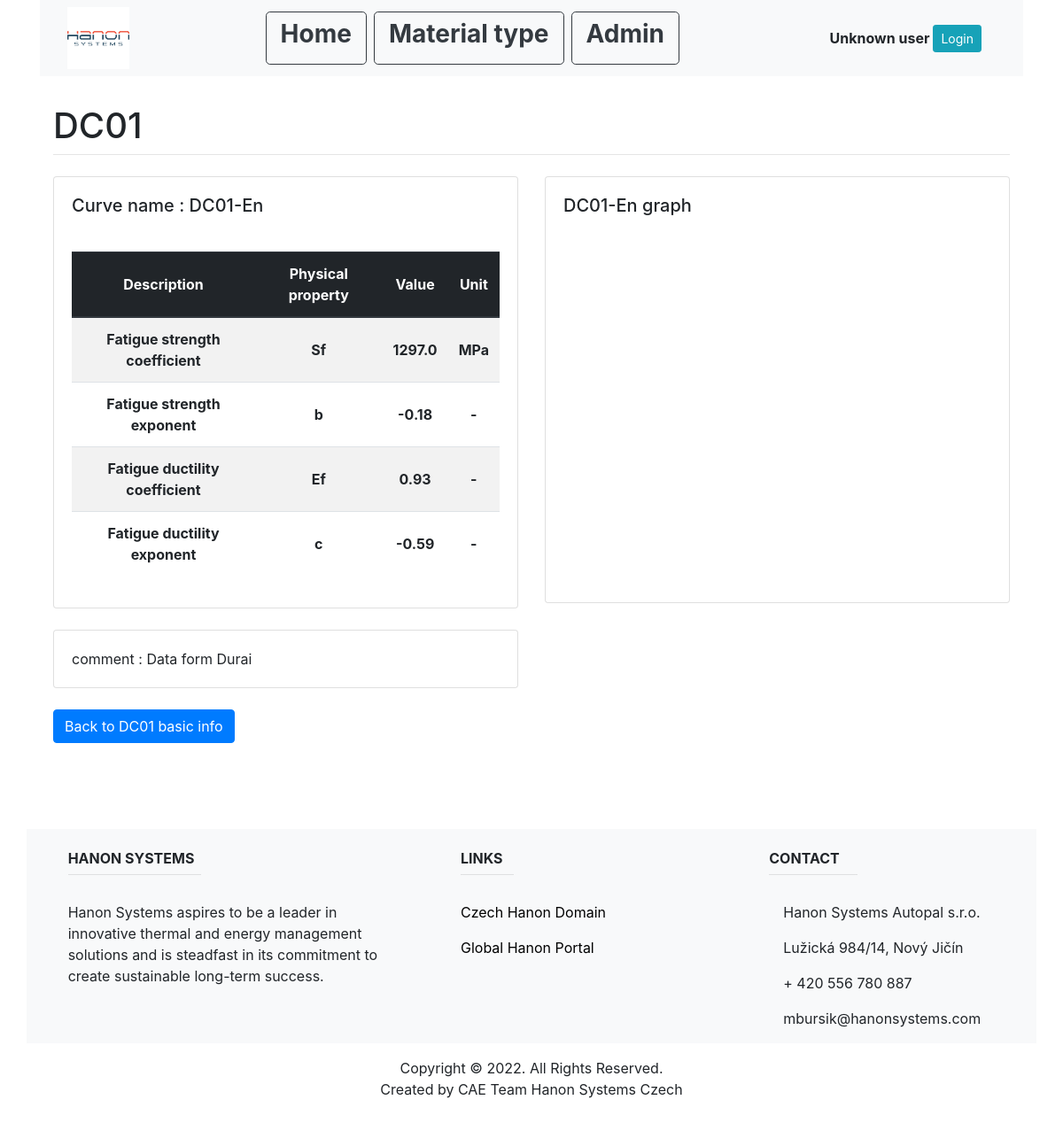
Screenshot of /material_type_list/2/3/DC01-En with the database file from the repository.
### main/models.py (models this page shows, shortened)
class Material(models.Model):
    name = models.CharField(max_length=200, unique=True)
    E = models.FloatField()
    nu = models.FloatField()
    Rm = models.FloatField()
    Re = models.FloatField()
    Ru = models.FloatField()
    comment = models.CharField(max_length=1000)
    material_type_id = models.ForeignKey(MaterialType, on_delete=models.CASCADE)

class EnCurve(models.Model):
    curve_type = "En curve"
    name = models.CharField(max_length=200, unique=True)
    Sf = models.FloatField()
    b = models.FloatField()
    c = models.FloatField()
    Ef = models.FloatField()
    comment = models.CharField(max_length=1000)
    material_id = models.ForeignKey(Material, on_delete=models.CASCADE)

### main/views.py (the view, shortened to what this page needs)
# urls.py: path('material_type_list/<int:material_type_id>/<int:material_id>/<str:curve_name>', views.curve_info, name="curve_info"),
def curve_info(response, material_type_id, material_id, curve_name):
    material_type = MaterialType.objects.get(pk=material_type_id)
    material_info = Material.objects.get(pk=material_id)
    if CyclicCurve.objects.filter(name=curve_name).exists():
        curve_info = CyclicCurve.objects.get(name=curve_name)
        data=Graph().cyclic_curve(curve_info, Material.objects.get(pk=material_id).E)
        return render(response, "main/cyclic_curve.html", {
            "material_type": material_type,
            "curve_info": curve_info,
            "material_info": material_info,
            "data": data,
        })
    elif EnCurve.objects.filter(name=curve_name).exists():
        curve_info = EnCurve.objects.get(name=curve_name)
        data = Graph().en_curve(curve_info, Material.objects.get(pk=material_id).E)
        return render(response, "main/en_curve.html", {
            "material_type": material_type,
            "curve_info": curve_info,
            "material_info": material_info,
            "data": data,
        })
    else:
        return HttpResponse("chyba")

### main/templates/main/en_curve.html (shortened to what this page needs)
{% extends "main/base.html" %}
{% block content %}
<br>
<div class="container">
  <div class="row">
    <div class="col-sm">
        <h1 class="mt-2">{{material_info.name}}</h1>
            <hr class="mt-0 mb-4">
    </div>
  </div>
  <div class="row">
    <div class="col-md-6">
    <div class="card card-body">
        <div>
            <p class="mb-0"><h5>Curve name : {{curve_info.name}}</h5></p>
        </div>
        <br>
        <table class="table table-striped">
            <thead class="thead-dark">
            <tr>
                <th class="text-center align-middle" scope="col">Description</th>
                <th class="text-center align-middle" scope="col">Physical property</th>
                <th class="text-center align-middle" scope="col">Value</th>
                <th class="text-center align-middle" scope="col">Unit</th>
            </tr>
            </thead>
            <tbody>
            <tr>
                <th class="text-center align-middle" scope="row">Fatigue strength coefficient</th>
                <th class="text-center align-middle" scope="row">Sf</th>
                <th class="text-center align-middle" scope="row">{{curve_info.Sf}}</th>
                <th class="text-center align-middle" scope="row">MPa</th>
            </tr>
            <tr>
                <th class="text-center align-middle" scope="row">Fatigue strength exponent</th>
                <th class="text-center align-middle" scope="row">b</th>
                <th class="text-center align-middle" scope="row">{{curve_info.b}}</th>
                <th class="text-center align-middle" scope="row">-</th>
            </tr>
            <tr>
                <th class="text-center align-middle" scope="row">Fatigue ductility coefficient</th>
                <th class="text-center align-middle" scope="row">Ef</th>
                <th class="text-center align-middle" scope="row">{{curve_info.Ef}}</th>
                <th class="text-center align-middle" scope="row">-</th>
            </tr>
            <tr>
                <th class="text-center align-middle" scope="row">Fatigue ductility exponent</th>
                <th class="text-center align-middle" scope="row">c</th>
                <th class="text-center align-middle" scope="row">{{curve_info.c}}</th>
                <th class="text-center align-middle" scope="row">-</th>
            </tr>
            </tbody>
        </table>
    </div>
    <br>
    <div class="col-md-14">
        <div class="card card-body">
            <p class="mb-0">comment : {{curve_info.comment}}</p>
        </div>
    </div>
    </div>
    <div class="col-md-6">
        <div class="card card-body">
        <div>
            <p class="mb-0"><h5>{{curve_info.name}} graph</h5></p>
        </div>
        <div id = "container" style = "width: 500px; height: 400px; margin: 0 auto">
        </div>
    </div>
  </div>
  </div>
</div>
<br>
<div class="container">
    <input class="btn btn-primary" type=button value="Back to {{material_info.name}} basic info" onClick="javascript:history.go(-1);">
</div>
{% endblock %}

### rows the page displays
Material: name "DC01", name "Back to DC01 basic info"
EnCurve: name "DC01-En", Sf "1297.0", b "-0.18", Ef "0.93", c "-0.59", comment "Data form Durai"
